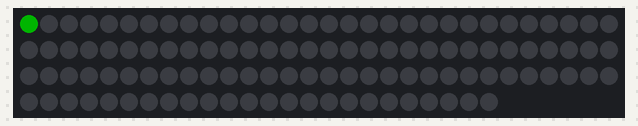
Simulated run of this sketch. Board: Arduino Uno, built with avr-gcc and run on an emulated ATmega328P. Shown: 114 RGB LEDs in strip order, left to right, continuing on the next row. Dim RGB values are drawn brighter than linear; colours are those a GRB WS2812 strip shows for the declared byte order; what the sketch prints to the serial monitor is not drawn.

Above: at 0.15 s.
At 4.96 s:
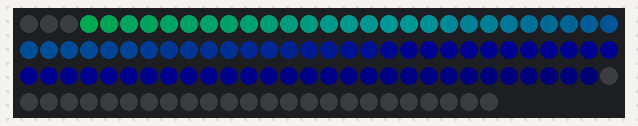
At 10.07 s:
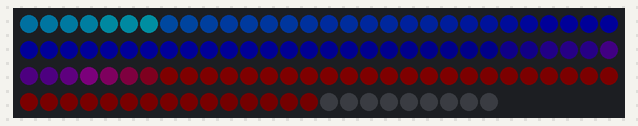
At 19.99 s:
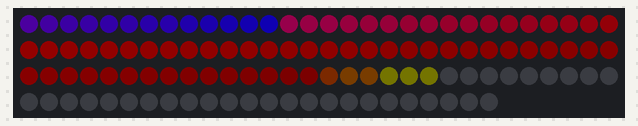
At 29.92 s:
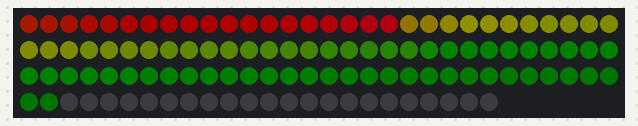
At 39.84 s:
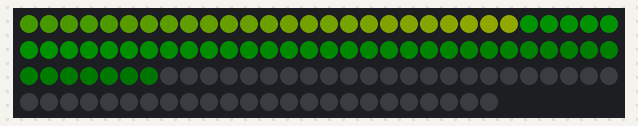

The sketch:

Cylon.ino
```cpp
#include <FastLED.h>

// How many leds in your strip?
#define NUM_LEDS 114
#define DATA_PIN 3
#define BRIGHTNESS 64
#define SPEED 60

// Define the array of leds
CRGB leds[NUM_LEDS];

void setup() {
	Serial.begin(57600);
	Serial.println("resetting");
	FastLED.addLeds<WS2812,DATA_PIN,RGB>(leds,NUM_LEDS);
	FastLED.setBrightness(BRIGHTNESS);
}

void fadeall() { for(int i = 0; i < NUM_LEDS; i++) { leds[i].nscale8(250); } }

void loop() {
	static uint8_t hue = 0;
	Serial.print("x");
	// First slide the led in one direction
	for(int i = 0; i < NUM_LEDS; i++) {
		// Set the i'th led to red
		leds[i] = CHSV(hue++, 255, 255);
		// Show the leds
		FastLED.show();
		// now that we've shown the leds, reset the i'th led to black
		// leds[i] = CRGB::Black;
		fadeall();
		// Wait a little bit before we loop around and do it again
		delay(1000/SPEED);
	}
	// Now go in the other direction.
	for(int i = (NUM_LEDS)-1; i >= 0; i--) {
		// Set the i'th led to red
		leds[i] = CHSV(hue++, 255, 255);
		// Show the leds
		FastLED.show();
		// now that we've shown the leds, reset the i'th led to black
		// leds[i] = CRGB::Black;
		fadeall();
		// Wait a little bit before we loop around and do it again
		delay(1000/SPEED);
	}
}
```
